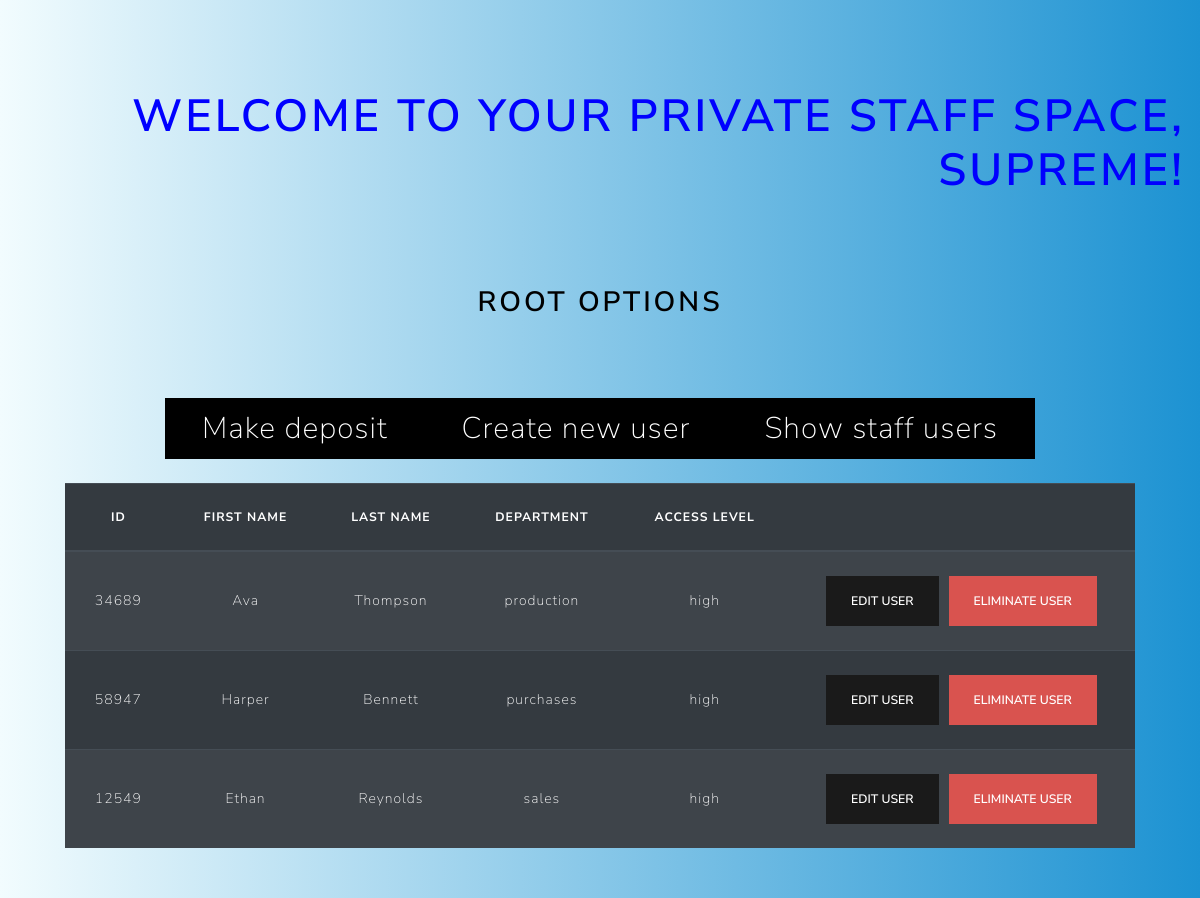
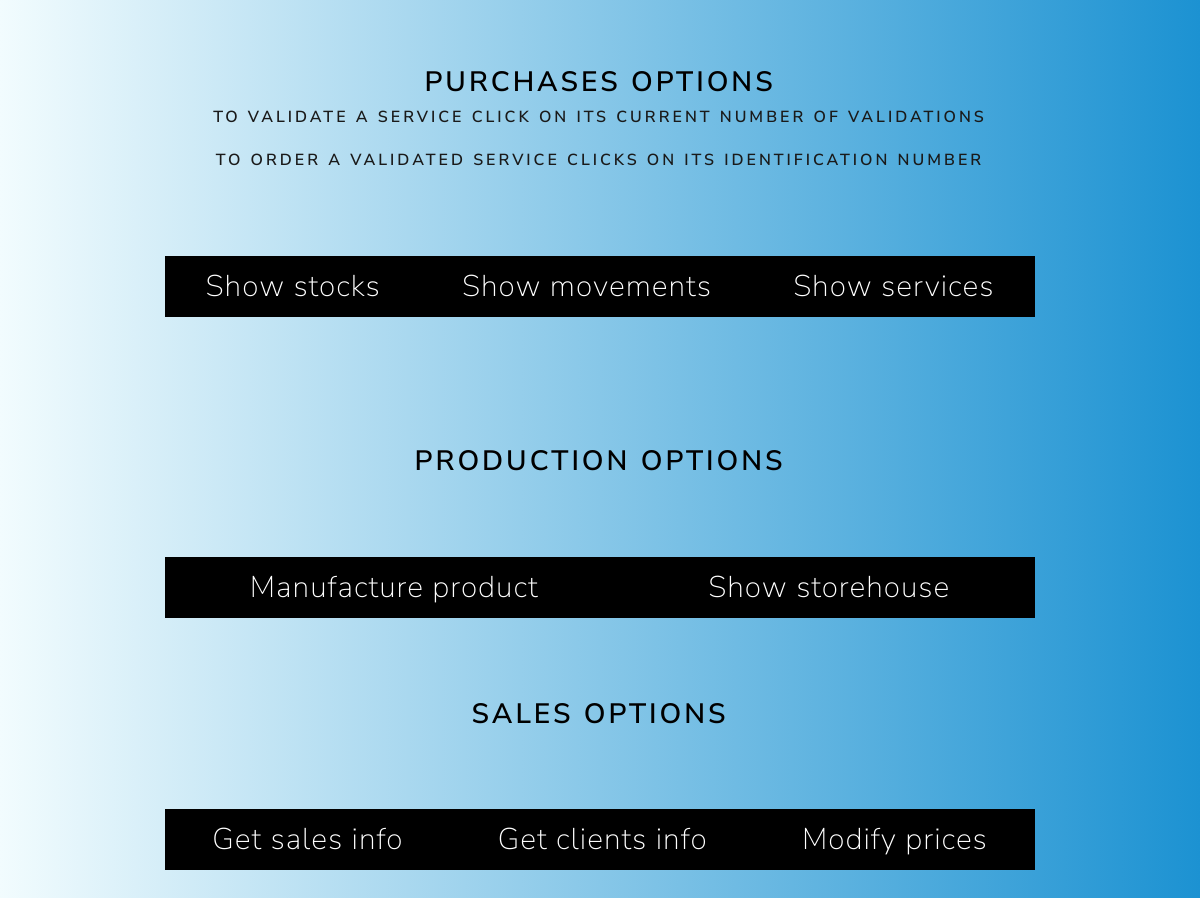
The page /staff-space/show-staff-users?id=1 on the database its author committed (2 pictures, top to bottom).
### models.py (models this page shows, shortened)
class StaffUser(db.Base):
    __tablename__ = "registered_staff"
    __table_args__ = {'sqlite_autoincrement': True}
    id_user = Column(Integer, primary_key=True)
    first_name = Column(String(200), nullable=False)
    last_name = Column(String(200), nullable=False)
    internal_phone_number = Column(String(200), nullable=False)
    staff_id = Column(String(200), nullable=False)
    department = Column(String(200), nullable=False)
    access_level = Column(String(200), nullable=False)
    password = Column(String(200), nullable=False)

### main.py (the view)
@MyLittleCoboticsShop.route("/staff-space/show-staff-users")
def show_staff_users():
    id_staff_member = int(request.args.get("id"))
    staff_member = db.session.query(StaffUser).filter(StaffUser.id_user.ilike(id_staff_member)).all()
    print(f"User {id_staff_member} is trying to see the list of staff users")
    list_of_staff_users = db.session.query(StaffUser).all()
    for user in list_of_staff_users:
        if int(user.id_user) == id_staff_member:
            list_of_staff_users.remove(user)
    return render_template("staff_space.html",
                           department=staff_member[0].department,
                           access_level=staff_member[0].access_level,
                           first_name=staff_member[0].first_name,
                           identification=staff_member[0].id_user,
                           list_of_staff_users=list_of_staff_users,
                           display_staff_users=True)

### templates/staff_space.html (shortened to what this page needs)
<!DOCTYPE html>
<html lang="en">
<head>
    <link rel="stylesheet" href="{{ url_for('static', filename='main.css') }}">
    <link rel="stylesheet" href="https://cdn.jsdelivr.net/npm/bootswatch@4.5.2/dist/lux/bootstrap.min.css">
    <link rel="stylesheet" href="https://cdn.jsdelivr.net/npm/@fortawesome/fontawesome-free@6.2.1/css/fontawesome.min.css">
</head>
<body id="staff_login_background">
    <div class="container-fluid" style="color: white;">
      <div class="row">
        <div class="col col-md-12" style="text-align: right; margin-top:calc(10vh);">
            <a href="/staff-space/return?id={{identification}}" style="text-decoration:none;">
                <h1 class="screen-center-title mb-2" style="color: blue; font-size:45px;">
                    Welcome to your private staff space, {{first_name}}!
                </h1>
            </a>
        </div>
      </div>
    </div>
    {% if department=="management" and access_level=="high" %}
    <div class="container-fluid" style="color: white;">
        <div class="row justify-content-center" style="margin-top:80px;">
            <div class="col col-md-9" style="text-align: center;">
                <h2 class="text-center" style="color:black;">Root options</h2>
            </div>
        </div>
        <div class="row justify-content-center" style="margin-top:70px;">
            <div class="col col-md-9" style="text-align: center;">
                <div style="line-height: 45px; font-size: 30px;">
                    <ul class="nav nav-pills nav-fill" style="background-color:black;">
                      <li class="nav-item mx-auto">
                            <a class="nav-link" style="color:white;" href="#make_deposit" data-bs-toggle="modal" data-bs-target="#make_deposit">
                                Make deposit</a>
                      </li>
                      <li class="nav-item mx-auto">
                            <a class="nav-link" style="color:white;" href="/create-new-staff-user">Create new user</a>
                      </li>
                      <li class="nav-item mx-auto">
                        <a class="nav-link" style="color:white;" href="/staff-space/show-staff-users?id={{identification}}">Show staff users</a>
                      </li>
                    </ul>
                </div>
            </div>
        </div>
    </div>
    {% if display_staff_users %}
    <div class="container-fluid" style="color: white;">
        <div class="row justify-content-center">
        <div class="col col-md-11 mt-4" style="text-align: center">
            <table class="table table-striped table-dark">
              <thead>
                <tr>
                  <th scope="col">ID</th>
                  <th scope="col">First name</th>
                  <th scope="col">Last name</th>
                  <th scope="col">Department</th>
                  <th scope="col">Access level</th>
                  <th scope="col"></th>
                </tr>
              </thead>
              <tbody>
                {% for staff_user in list_of_staff_users: %}
                <tr>
                  <td class="align-middle">{{staff_user.staff_id}}</th>
                  <td class="align-middle">{{staff_user.first_name}}</td>
                  <td class="align-middle">{{staff_user.last_name}}</td>
                  <td class="align-middle">{{staff_user.department}}</td>
                  <td class="align-middle">{{staff_user.access_level}}</td>
                  <td class="align-middle">
                      <div class="form-row justify-content-center">
                          <button class="btn btn-primary" style="margin-right:10px;">
                              <a style="color:white;" href="/go-modify-account?id={{staff_user.id_user}}&user_type=staff&user_posing_request={{identification}}">
                                Edit user
                              </a>
                          </button>
                          <button class="btn btn-danger">
                              <a style="color:white;" href="/staff-space/delete-staff-users?id={{identification}}&user_to_delete_id={{staff_user.id_user}}">
                                Eliminate user
                              </a>
                          </button>
                      </div>
                  </td>
                </tr>
                {% endfor %}
              </tbody>
            </table>
         </div>
         </div>
    </div>
    {% endif %}
    {% endif %}
    {% if department=="management" or department=="purchases" %}
    <div class="container-fluid" style="color: white;">
        {% if department=="management" %}
        <div class="row justify-content-center">
            <div class="col col-md-9" style="text-align: center; ">
                <h2 class="text-center" style="color:black; margin-top:100px;">Purchases options</h2>
            </div>
        </div>
        {% endif %}
        <div class="row justify-content-center">
            <div class="col col-md-9" style="text-align: center; ">
                {% if not department=="purchases" and not access_level=="low" %}
                <h5>To validate a service click on its current number of validations</h5>
                {% endif %}
            </div>
            <div class="col col-md-9 mt-3" style="text-align: center">
                {% if not department=="purchases" and not access_level=="low" %}
                <h5>To order a validated service clicks on its identification number</h5>
                {% endif %}
            </div>
        </div>
        <div class="row justify-content-center" style="margin-top:70px;">
            <div class="col col-md-9 mt-2" style="text-align: center;">
                <div style="line-height: 45px; font-size: 30px">
                <ul class="nav nav-pills nav-fill" style="background-color:black;">
                  <li class="nav-item mx-auto">
                        <a class="nav-link" style="color:white;" href="/staff-space/show_stocks?id={{identification}}">Show stocks</a>
                  </li>
                  <li class="nav-item mx-auto">
                        <a class="nav-link" style="color:white;" href="/staff-space/show_movements?id={{identification}}">Show movements</a>
                  </li>
                  <li class="nav-item mx-auto">
                    <a class="nav-link" style="color:white;" href="/staff-space/show-suppliers-to-validate?id={{identification}}">Show services</a>
                  </li>
                </ul>
                </div>
            </div>
        </div>
    </div>
    {% endif %}
    {% if department=="management" or department=="production" %}
    {% if department=="management" %}
        <h2 class="text-center" style="color:black; margin-top:80px;">Production options</h2>
    {% endif %}
    <div class="container-fluid" style="color: white; margin-top:70px;">
        <div class="row justify-content-center">
            <div class="col col-md-9 mt-2" style="text-align: center; ">
                <div style="line-height: 45px; font-size: 30px">
                <ul class="nav nav-pills nav-fill" style="background-color:black;">
                  <li class="nav-item mx-auto">
                      {% if access_level=="high" %}
                        <a class="nav-link" style="color:white;" href="#manufacture_product" data-bs-toggle="modal" data-bs-target="#manufacture_product">
                            Manufacture product</a>
                      {% else %}
                        <a class="nav-link" style="color:gray;">
                            Manufacture product</a>
                      {% endif %}
                  </li>
                  <li class="nav-item mx-auto">
                    <a class="nav-link" style="color:white;" href="/staff-space/show-storehouse?id={{identification}}">Show storehouse</a>
                  </li>
                </ul>
                </div>
            </div>
        </div>
    </div>
    {% endif %}
    {% if department=="management" or department=="sales" %}
    {% if department=="management" %}
        <h2 class="text-center" style="color:black; margin-top:80px;">Sales options</h2>
    {% endif %}
    <div class="container-fluid" style="color: white; margin-top:70px; margin-bottom:calc(5vh);">
        <div class="row justify-content-center">
            <div class="col col-md-9 mt-2" style="text-align: center">
                <div style="line-height: 45px; font-size: 30px">
                <ul class="nav nav-pills nav-fill" style="background-color:black;">
                  <li class="nav-item mx-auto">
                        <a class="nav-link" style="color:white;" href="/staff-space/get-sales-info?id={{identification}}">Get sales info</a>
                  </li>
                  <li class="nav-item mx-auto">
                      {% if access_level == "high" %}
                        <a class="nav-link" style="color:white;" href="/staff-space/get-clients-info?id={{identification}}">
                            Get clients info</a>
                      {% else %}
                        <a class="nav-link" style="color: gray;">Get clients info</a>
                      {% endif %}
                  </li>
                  <li class="nav-item mx-auto">
                    <a class="nav-link" style="color:white;" href="#set_up_prices" data-bs-toggle="modal" data-bs-target="#set_up_prices">
                        Modify prices
                    </a>
                  </li>
                </ul>
                </div>
            </div>
        </div>
    </div>
    {% endif %}
</body>
</html>

### static/main.css (style rules this page uses)
body { background: #000428; background: -webkit-linear-gradient(to right, #004e92, #000428); background: linear-gradient(to right, #004e92, #000428); }
#staff_login_background { background: #1c92d2; background: -webkit-linear-gradient(to right, #f2fcfe, #1c92d2); background: linear-gradient(to right, #f2fcfe, #1c92d2); }
.screen-center-title { display: grid; place-items: center; margin-top: 10px; }

### rows shown on the page
StaffUser: first_name "SUPREME"
StaffUser: staff_id "34689", first_name "Ava", last_name "Thompson", department "production", access_level "high"
StaffUser: staff_id "58947", first_name "Harper", last_name "Bennett", department "purchases", access_level "high"
StaffUser: staff_id "12549", first_name "Ethan", last_name "Reynolds", department "sales", access_level "high"
